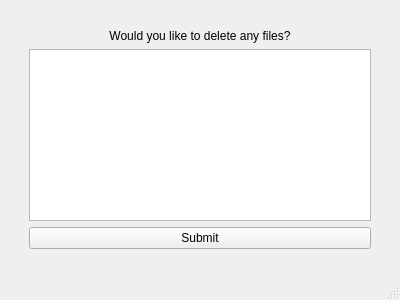
<?xml version="1.0" encoding="UTF-8"?>
<ui version="4.0">
 <class>MainWindow</class>
 <widget class="QMainWindow" name="MainWindow">
  <property name="geometry">
   <rect>
    <x>0</x>
    <y>0</y>
    <width>400</width>
    <height>300</height>
   </rect>
  </property>
  <property name="windowTitle">
   <string>MainWindow</string>
  </property>
  <widget class="QWidget" name="centralwidget">
   <layout class="QGridLayout" name="gridLayout_2">
    <item row="1" column="0">
     <spacer name="horizontalSpacer">
      <property name="orientation">
       <enum>Qt::Horizontal</enum>
      </property>
      <property name="sizeType">
       <enum>QSizePolicy::Fixed</enum>
      </property>
      <property name="sizeHint" stdset="0">
       <size>
        <width>20</width>
        <height>20</height>
       </size>
      </property>
     </spacer>
    </item>
    <item row="1" column="1">
     <layout class="QGridLayout" name="gridLayout">
      <item row="0" column="0">
       <widget class="QLabel" name="label">
        <property name="sizePolicy">
         <sizepolicy hsizetype="Expanding" vsizetype="Fixed">
          <horstretch>0</horstretch>
          <verstretch>0</verstretch>
         </sizepolicy>
        </property>
        <property name="text">
         <string>Would you like to delete any files?</string>
        </property>
        <property name="alignment">
         <set>Qt::AlignCenter</set>
        </property>
       </widget>
      </item>
      <item row="1" column="0">
       <widget class="QTableWidget" name="files_table"/>
      </item>
      <item row="2" column="0">
       <widget class="QPushButton" name="submit_button">
        <property name="sizePolicy">
         <sizepolicy hsizetype="Expanding" vsizetype="Fixed">
          <horstretch>0</horstretch>
          <verstretch>0</verstretch>
         </sizepolicy>
        </property>
        <property name="text">
         <string>Submit</string>
        </property>
       </widget>
      </item>
     </layout>
    </item>
    <item row="1" column="2">
     <spacer name="horizontalSpacer_2">
      <property name="orientation">
       <enum>Qt::Horizontal</enum>
      </property>
      <property name="sizeType">
       <enum>QSizePolicy::Fixed</enum>
      </property>
      <property name="sizeHint" stdset="0">
       <size>
        <width>20</width>
        <height>20</height>
       </size>
      </property>
     </spacer>
    </item>
    <item row="2" column="1">
     <spacer name="verticalSpacer">
      <property name="orientation">
       <enum>Qt::Vertical</enum>
      </property>
      <property name="sizeType">
       <enum>QSizePolicy::Fixed</enum>
      </property>
      <property name="sizeHint" stdset="0">
       <size>
        <width>20</width>
        <height>20</height>
       </size>
      </property>
     </spacer>
    </item>
    <item row="0" column="1">
     <spacer name="verticalSpacer_2">
      <property name="orientation">
       <enum>Qt::Vertical</enum>
      </property>
      <property name="sizeType">
       <enum>QSizePolicy::Fixed</enum>
      </property>
      <property name="sizeHint" stdset="0">
       <size>
        <width>20</width>
        <height>20</height>
       </size>
      </property>
     </spacer>
    </item>
   </layout>
  </widget>
  <widget class="QStatusBar" name="statusbar"/>
 </widget>
 <resources/>
 <connections/>
</ui>
